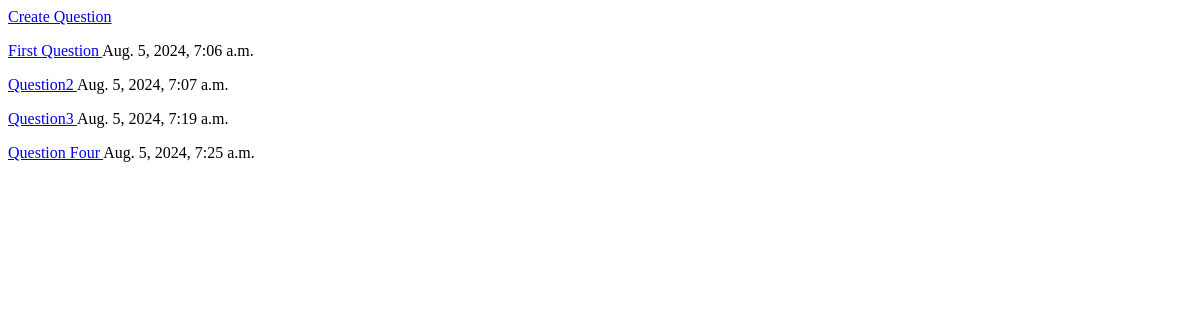
Page /all_questions on the earlier database version.
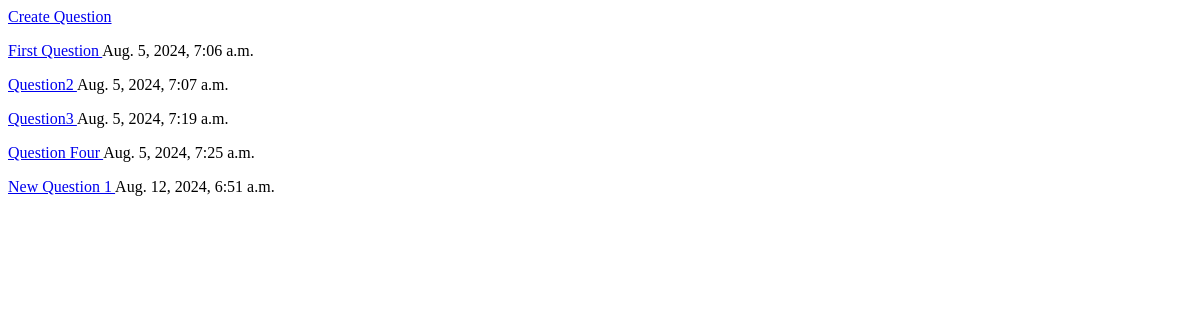
Same page on the later database version.
### polls/models.py (models this page shows, shortened)
class Question(models.Model):
    question_text = models.CharField(max_length=200)
    pub_date = models.DateTimeField(auto_now_add=True)

### polls/views.py (the view)
# urls.py: path('all_questions',
class all_questions(ListView):
    model = Question
    template_name = 'all_questions.html'

### templates/all_questions.html
<html>
<body>
<a href="{% url 'create_question_generic' %}">
    Create Question
</a>
{% for question in object_list %}
    <p>
        <a href="{% url 'one_question' question.id %}">
            {{ question.question_text }}
        </a>
        {{ question.pub_date }}
    </p>
{% endfor %}
</body>
</html>

Differences in the rows shown:
added Question: question_text "New Question 1", pub_date "Aug. 12, 2024, 6:51 a.m."
